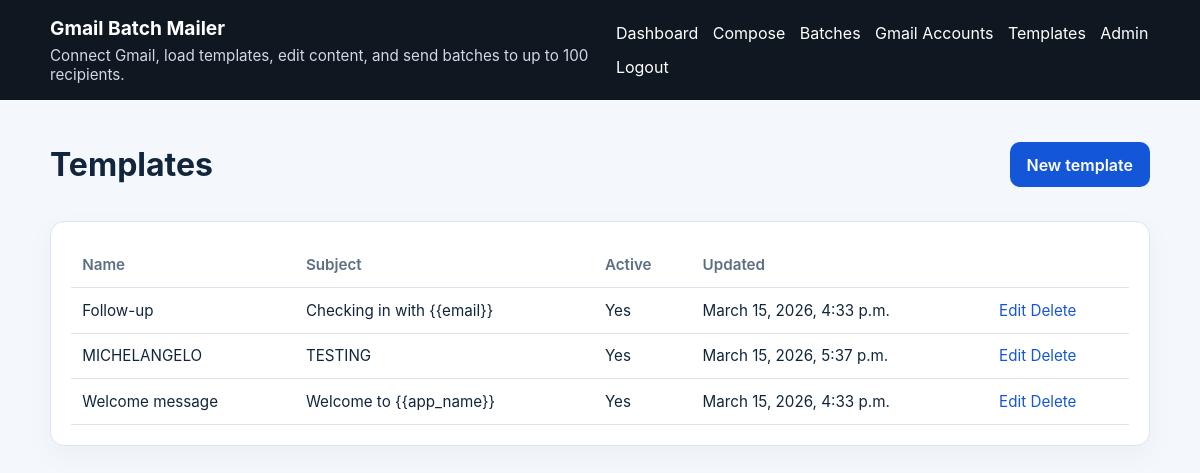
Screenshot of /templates/ (signed in) with the database file from the repository.
### mailer/models.py (models this page shows, shortened)
class EmailTemplate(models.Model):
    name = models.CharField(max_length=150, unique=True)
    subject = models.CharField(max_length=255)
    body = models.TextField()
    is_active = models.BooleanField(default=True)
    created_by = models.ForeignKey(
        User,
        null=True,
        blank=True,
        on_delete=models.SET_NULL,
        related_name="created_templates",
    )
    updated_by = models.ForeignKey(
        User,
        null=True,
        blank=True,
        on_delete=models.SET_NULL,
        related_name="updated_templates",
    )
    created_at = models.DateTimeField(auto_now_add=True)
    updated_at = models.DateTimeField(auto_now=True)
    class Meta:
        ordering = ["name"]

### mailer/views.py (the view)
# urls.py: path("templates/", views.template_list, name="template_list"),
@login_required
@user_passes_test(is_admin)
def template_list(request: HttpRequest) -> HttpResponse:
    templates = EmailTemplate.objects.all().order_by("name")
    return render(request, "mailer/templates_list.html", {"templates": templates})

### mailer/context_processors.py (called while the page is built)
def app_settings(_request):
    return {"app_name": settings.APP_NAME}

### mailer/views.py (called while the page is built)
def is_admin(user) -> bool:
    return user.is_authenticated and user.is_staff

### templates/mailer/templates_list.html (shortened to what this page needs)
{% extends 'base.html' %}
{% block content %}
<div class="page-header">
    <h1>Templates</h1>
    <a class="button" href="{% url 'template_create' %}">New template</a>
</div>
<div class="card">
    {% if templates %}
    <table>
        <thead>
            <tr>
                <th>Name</th>
                <th>Subject</th>
                <th>Active</th>
                <th>Updated</th>
                <th></th>
            </tr>
        </thead>
        <tbody>
            {% for template in templates %}
            <tr>
                <td>{{ template.name }}</td>
                <td>{{ template.subject }}</td>
                <td>{{ template.is_active|yesno:'Yes,No' }}</td>
                <td>{{ template.updated_at }}</td>
                <td class="actions">
                    <a href="{% url 'template_update' template.pk %}">Edit</a>
                    <a href="{% url 'template_delete' template.pk %}">Delete</a>
                </td>
            </tr>
            {% endfor %}
        </tbody>
    </table>
    {% else %}
    <p>No templates yet.</p>
    {% endif %}
</div>
{% endblock %}

### templates/base.html (shortened to what this page needs)
<!DOCTYPE html>
<html lang="en">
<head>
    <link rel="stylesheet" href="/static/mailer/styles.css">
</head>
<body>
    <header class="site-header">
        <div class="container header-flex">
            <div>
                <a class="brand" href="{% url 'dashboard' %}">{{ app_name|default:'Gmail Batch Mailer' }}</a>
                <p class="tagline">Connect Gmail, load templates, edit content, and send batches to up to 100 recipients.</p>
            </div>
            {% if request.user.is_authenticated %}
            <nav class="nav-links">
                <a href="{% url 'dashboard' %}">Dashboard</a>
                <a href="{% url 'compose_batch' %}">Compose</a>
                <a href="{% url 'batch_list' %}">Batches</a>
                <a href="{% url 'connection_list' %}">Gmail Accounts</a>
                {% if request.user.is_staff %}
                <a href="{% url 'template_list' %}">Templates</a>
                <a href="/admin/">Admin</a>
                {% endif %}
                <form method="post" action="{% url 'logout' %}">
                    <button class="link-button" type="submit">Logout</button>
                </form>
            </nav>
            {% endif %}
        </div>
    </header>
    <main class="container main-content">
        {% block content %}{% endblock %}
    </main>
</body>
</html>

### static/mailer/styles.css (style rules this page uses)
:root { --bg: #f4f7fb; --card: #ffffff; --text: #11263c; --muted: #5d6f82; --primary: #1456d8; --primary-hover: #0f46b4; --border: #dbe4ee; --success: #e9f9ef; --warning: #fff9e8; --error: #fdecec; }
* { box-sizing: border-box; }
body { margin: 0; font-family: Inter, Arial, sans-serif; background: var(--bg); color: var(--text); }
a { color: var(--primary); text-decoration: none; }
.container { width: min(1100px, calc(100% - 2rem)); margin: 0 auto; }
.site-header { background: #0f1720; color: #fff; padding: 1rem 0; }
.brand { color: #fff; font-weight: 700; font-size: 1.2rem; }
.tagline { margin: 0.35rem 0 0; color: #cfd8e4; font-size: 0.95rem; }
.header-flex { display: flex; align-items: center; justify-content: space-between; gap: 1rem; }
.nav-links { display: flex; align-items: center; gap: 0.9rem; flex-wrap: wrap; }
.nav-links a, .link-button { color: #fff; background: transparent; border: none; font: inherit; cursor: pointer; padding: 0; }
.main-content { padding: 1.5rem 0 3rem; }
.card { background: var(--card); border: 1px solid var(--border); border-radius: 14px; padding: 1.25rem; box-shadow: 0 10px 30px rgba(20, 40, 60, 0.04); }
.page-header { display: flex; justify-content: space-between; align-items: center; gap: 1rem; margin-bottom: 1rem; }
.button, button.button, .button.secondary, .button.danger { display: inline-flex; align-items: center; justify-content: center; border-radius: 10px; border: 1px solid transparent; padding: 0.7rem 1rem; font-weight: 600; cursor: pointer; text-decoration: none; }
.button, button.button { background: var(--primary); color: #fff; }
table { width: 100%; border-collapse: collapse; font-size: 0.95rem; }
th, td { text-align: left; padding: 0.8rem 0.7rem; border-bottom: 1px solid var(--border); vertical-align: top; }
th { color: var(--muted); font-weight: 600; }
.actions { white-space: nowrap; }

### rows the page displays
EmailTemplate: name "Follow-up", subject "Checking in with {{email}}", is_active "Yes", updated_at "March 15, 2026, 4:33 p.m."
EmailTemplate: name "MICHELANGELO", subject "TESTING", is_active "Yes", updated_at "March 15, 2026, 5:37 p.m."
EmailTemplate: name "Welcome message", subject "Welcome to {{app_name}}", is_active "Yes", updated_at "March 15, 2026, 4:33 p.m."

### other values shown
{{ app_name|default:'Gmail Batch Mailer' }} "Gmail Batch Mailer"
